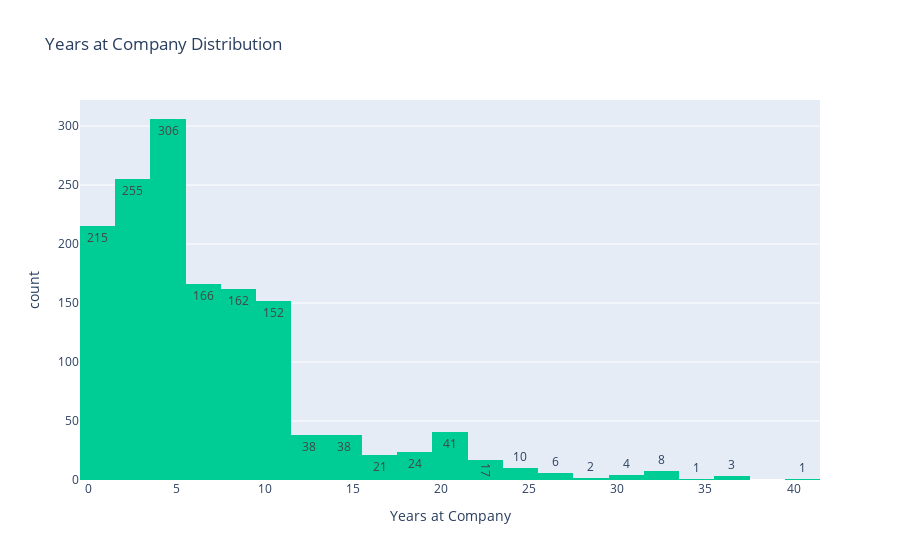

The notebook cell this image was saved under:
### Code cell
# Years at Company Distribution
fig_years = px.histogram(
    df_cleaned, x="YearsAtCompany", nbins=30, 
    title="Years at Company Distribution", 
    labels={"YearsAtCompany": "Years at Company"}, 
    color_discrete_sequence=["#00CC96"],
    text_auto= True
)
fig_years.show()

### Figure 1 — Plotly figure (JSON) as saved in the notebook; plotly's stock layout.template omitted (floating-point values rounded to 4 significant figures; data arrays with more than 128 entries replaced by an {"elided": "..."} marker saying what was removed)
{"data": [{"alignmentgroup": "True", "bingroup": "x", "hovertemplate": "Years at Company=%{x}<br>count=%{y}<extra></extra>", "legendgroup": "", "marker": {"color": "#00CC96", "pattern": {"shape": ""}}, "name": "", "nbinsx": 30, "offsetgroup": "", "orientation": "v", "showlegend": false, "texttemplate": "%{value}", "type": "histogram", "x": {"elided": "1470 int values"}, "xaxis": "x", "yaxis": "y"}], "layout": {"barmode": "relative", "legend": {"tracegroupgap": 0}, "title": {"text": "Years at Company Distribution"}, "xaxis": {"anchor": "y", "domain": [0, 1], "title": {"text": "Years at Company"}}, "yaxis": {"anchor": "x", "domain": [0, 1], "title": {"text": "count"}}}}
